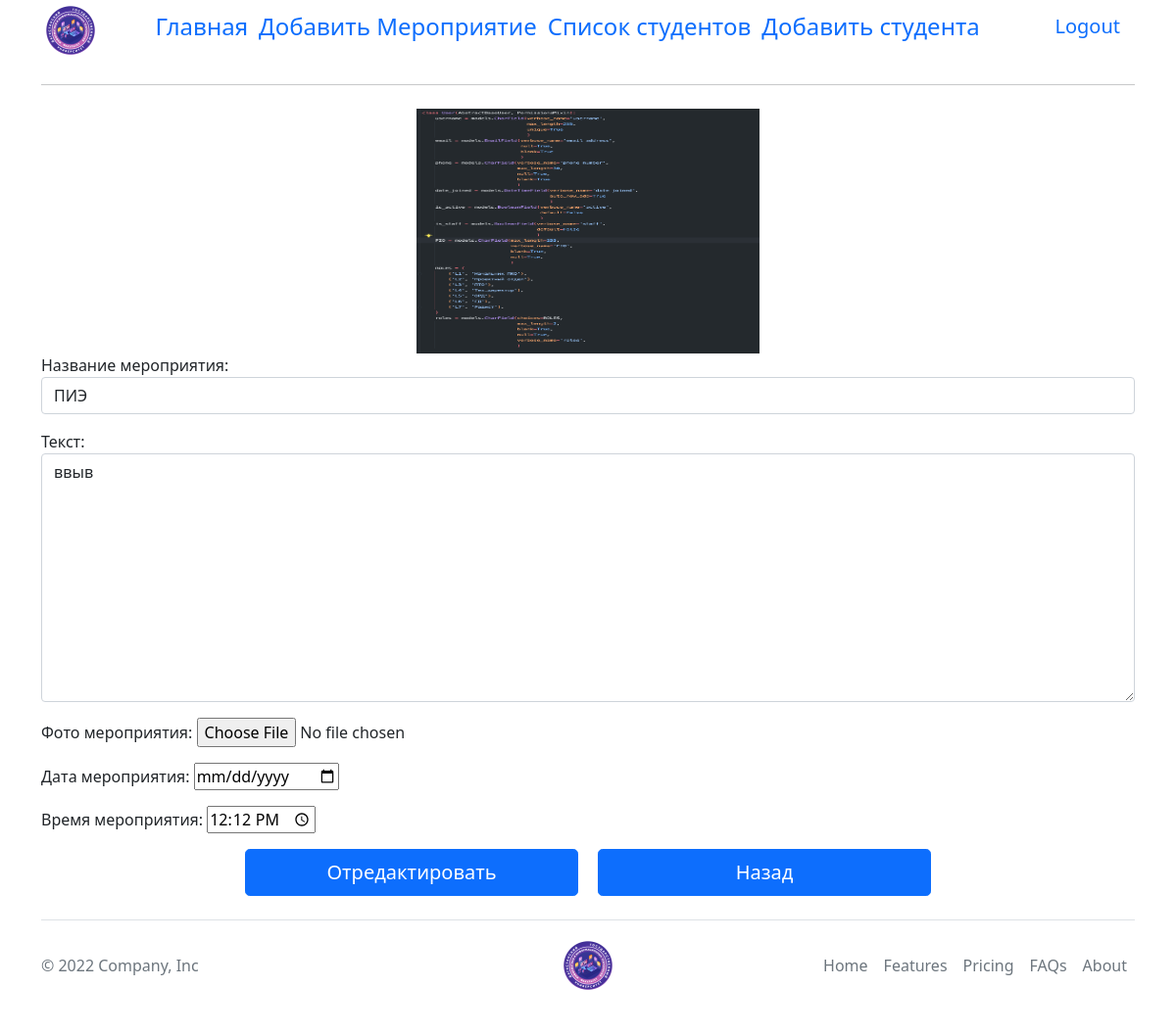
Page /detail_events/4/ (signed in) on the committed database.
### Students/models.py (models this page shows, shortened)
class Events(models.Model):
    name = models.CharField(max_length=255, verbose_name='Название мероприятия')
    photo = models.FileField(upload_to='Events/%Y/%m.%d/', verbose_name='Фото мероприятия')
    text = models.TextField(verbose_name='текст', blank=True)
    date = models.DateField(verbose_name='Дата мероприятия', blank=True, null=True)
    time = models.TimeField(verbose_name='Время мероприятия', blank=True, null=True)
    user = models.ForeignKey(to='CustomUser', verbose_name='Кто добавил', on_delete=models.CASCADE, null=True)
    class Meta:
        db_table = 'Events'

### Students/views.py (the view, shortened to what this page needs)
# urls.py: path('detail_events/<int:pk>/', DetailEvent.as_view(), name='detail_events'),
class DetailEvent(LoginRequiredMixin, View):
    def get(self, request, pk):
        model = Events.objects.get(id=pk)
        form = FormCreateEvents(instance=model)
        return render(request, 'Students/for_base/detail_events.html',
                      {'form': form, 'events': model, 'menu': menu, 'pk': pk})

### Students/forms.py (shortened to what this page needs)
class FormCreateEvents(forms.ModelForm):
    class Meta:
        model = Events
        fields = ['name', 'text', 'photo', 'date', 'time']
        widgets = {
            'name': forms.TextInput(attrs={'class': 'form-control'}),
            'text': forms.Textarea(attrs={'class': 'form-control'}),
            'date': DataInput(),
            'time': TimeInput(),
            'photo': forms.FileInput(attrs={'class': 'custom-file-input'}),
        }

### Students/templates/Students/for_base/detail_events.html (shortened to what this page needs)
{% extends 'Students/Base_student.html' %}
{% block content %}
    <div class="container">
        <form action="." method="post" enctype="multipart/form-data">
            {% if events.user == request.user %}
                <div class="detailstudent">
                    <a href="{{ events.photo.url }}">
                        <img src="{{ events.photo.url }}" alt="фото студента" width="350px" height="250px"
                             class="photostudent"></a>
                </div>
                {{ form.as_p }}
                <div style="display: flex; flex-direction: row; width: 700px; margin: 0 auto">
                    <button class="w-100 btn btn-primary btn-lg" style="margin-right: 10px" type="submit">Отредактировать</button>
                    <a class="w-100 btn btn-primary btn-lg" style="margin-left: 10px" href="{% url 'list_events' %}">Назад</a>
                </div>
                </form>
            {% else %}
                vdfsvdsfv
            {% endif %}
    </div>
{% endblock %}

### static/css/style.css (style rules this page uses)
.detailstudent { text-align: center; }

### rows in the picture
Events: photo (picture), name "ПИЭ", text "ввыв", time "12:12:00"

### other values in the picture
{{ element.title }} "Главная" "Добавить Мероприятие" "Список студентов" "Добавить студента"
